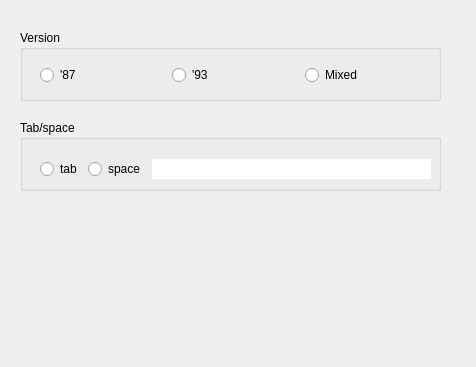
<?xml version="1.0" encoding="UTF-8"?>
<ui version="4.0">
 <class>Dialog</class>
 <widget class="QDialog" name="Dialog">
  <property name="geometry">
   <rect>
    <x>0</x>
    <y>0</y>
    <width>476</width>
    <height>367</height>
   </rect>
  </property>
  <property name="windowTitle">
   <string>Dialog</string>
  </property>
  <widget class="QGroupBox" name="groupBox">
   <property name="geometry">
    <rect>
     <x>20</x>
     <y>30</y>
     <width>421</width>
     <height>71</height>
    </rect>
   </property>
   <property name="title">
    <string>Version</string>
   </property>
   <widget class="QWidget" name="horizontalLayoutWidget">
    <property name="geometry">
     <rect>
      <x>20</x>
      <y>30</y>
      <width>391</width>
      <height>31</height>
     </rect>
    </property>
    <layout class="QHBoxLayout" name="horizontalLayout">
     <item>
      <widget class="QRadioButton" name="radioButton_3">
       <property name="text">
        <string>'87</string>
       </property>
      </widget>
     </item>
     <item>
      <widget class="QRadioButton" name="radioButton_2">
       <property name="text">
        <string>'93</string>
       </property>
      </widget>
     </item>
     <item>
      <widget class="QRadioButton" name="radioButton">
       <property name="text">
        <string>Mixed</string>
       </property>
      </widget>
     </item>
    </layout>
   </widget>
  </widget>
  <widget class="QGroupBox" name="groupBox_2">
   <property name="geometry">
    <rect>
     <x>20</x>
     <y>120</y>
     <width>421</width>
     <height>71</height>
    </rect>
   </property>
   <property name="title">
    <string>Tab/space</string>
   </property>
   <widget class="QWidget" name="horizontalLayoutWidget_2">
    <property name="geometry">
     <rect>
      <x>20</x>
      <y>30</y>
      <width>391</width>
      <height>38</height>
     </rect>
    </property>
    <layout class="QHBoxLayout" name="horizontalLayout_2">
     <item>
      <widget class="QRadioButton" name="radioButton_4">
       <property name="text">
        <string>tab</string>
       </property>
      </widget>
     </item>
     <item>
      <widget class="QRadioButton" name="radioButton_6">
       <property name="text">
        <string>space</string>
       </property>
      </widget>
     </item>
     <item>
      <widget class="QLineEdit" name="lineEdit">
       <property name="enabled">
        <bool>true</bool>
       </property>
       <property name="maxLength">
        <number>3</number>
       </property>
       <property name="frame">
        <bool>false</bool>
       </property>
      </widget>
     </item>
    </layout>
   </widget>
  </widget>
 </widget>
 <resources/>
 <connections/>
</ui>
